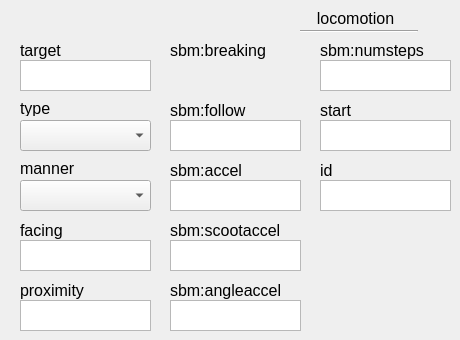
    <widget class="QWidget" name="locomotionTab">
     <attribute name="title">
      <string>locomotion</string>
     </attribute>
     <widget class="QPlainTextEdit" name="locomotionFacingBox">
      <property name="geometry">
       <rect>
        <x>20</x>
        <y>240</y>
        <width>131</width>
        <height>31</height>
       </rect>
      </property>
      <property name="accessibleName">
       <string>facing</string>
      </property>
     </widget>
     <widget class="QLabel" name="readyLabel_2">
      <property name="geometry">
       <rect>
        <x>20</x>
        <y>160</y>
        <width>71</width>
        <height>16</height>
       </rect>
      </property>
      <property name="font">
       <font>
        <pointsize>12</pointsize>
       </font>
      </property>
      <property name="text">
       <string>manner</string>
      </property>
      <property name="alignment">
       <set>Qt::AlignLeading|Qt::AlignLeft|Qt::AlignVCenter</set>
      </property>
     </widget>
     <widget class="QPlainTextEdit" name="locomotionTargetBox">
      <property name="geometry">
       <rect>
        <x>20</x>
        <y>60</y>
        <width>131</width>
        <height>31</height>
       </rect>
      </property>
      <property name="accessibleName">
       <string>target</string>
      </property>
     </widget>
     <widget class="QLabel" name="idLabel_3">
      <property name="geometry">
       <rect>
        <x>20</x>
        <y>220</y>
        <width>51</width>
        <height>21</height>
       </rect>
      </property>
      <property name="font">
       <font>
        <pointsize>12</pointsize>
       </font>
      </property>
      <property name="text">
       <string>facing</string>
      </property>
      <property name="alignment">
       <set>Qt::AlignLeading|Qt::AlignLeft|Qt::AlignVCenter</set>
      </property>
     </widget>
     <widget class="QPlainTextEdit" name="locomotionFollowBox">
      <property name="geometry">
       <rect>
        <x>170</x>
        <y>120</y>
        <width>131</width>
        <height>31</height>
       </rect>
      </property>
      <property name="accessibleName">
       <string>sbm:follow</string>
      </property>
     </widget>
     <widget class="QLabel" name="startLabel_2">
      <property name="geometry">
       <rect>
        <x>20</x>
        <y>100</y>
        <width>41</width>
        <height>16</height>
       </rect>
      </property>
      <property name="font">
       <font>
        <pointsize>12</pointsize>
       </font>
      </property>
      <property name="text">
       <string>type</string>
      </property>
      <property name="alignment">
       <set>Qt::AlignLeading|Qt::AlignLeft|Qt::AlignVCenter</set>
      </property>
     </widget>
     <widget class="QLabel" name="postureLabel_2">
      <property name="geometry">
       <rect>
        <x>20</x>
        <y>40</y>
        <width>61</width>
        <height>20</height>
       </rect>
      </property>
      <property name="font">
       <font>
        <pointsize>12</pointsize>
       </font>
      </property>
      <property name="text">
       <string>target</string>
      </property>
      <property name="alignment">
       <set>Qt::AlignLeading|Qt::AlignLeft|Qt::AlignVCenter</set>
      </property>
     </widget>
     <widget class="QPlainTextEdit" name="locomotionAccelBox">
      <property name="geometry">
       <rect>
        <x>170</x>
        <y>180</y>
        <width>131</width>
        <height>31</height>
       </rect>
      </property>
      <property name="accessibleName">
       <string>sbm:accel</string>
      </property>
     </widget>
     <widget class="Line" name="line_2">
      <property name="geometry">
       <rect>
        <x>300</x>
        <y>30</y>
        <width>118</width>
        <height>3</height>
       </rect>
      </property>
      <property name="orientation">
       <enum>Qt::Horizontal</enum>
      </property>
     </widget>
     <widget class="QLabel" name="idLabel_4">
      <property name="geometry">
       <rect>
        <x>310</x>
        <y>10</y>
        <width>91</width>
        <height>16</height>
       </rect>
      </property>
      <property name="font">
       <font>
        <pointsize>12</pointsize>
       </font>
      </property>
      <property name="text">
       <string>locomotion</string>
      </property>
      <property name="alignment">
       <set>Qt::AlignCenter</set>
      </property>
     </widget>
     <widget class="QLabel" name="idLabel_5">
      <property name="geometry">
       <rect>
        <x>20</x>
        <y>280</y>
        <width>71</width>
        <height>21</height>
       </rect>
      </property>
      <property name="font">
       <font>
        <pointsize>12</pointsize>
       </font>
      </property>
      <property name="text">
       <string>proximity</string>
      </property>
      <property name="alignment">
       <set>Qt::AlignLeading|Qt::AlignLeft|Qt::AlignVCenter</set>
      </property>
     </widget>
     <widget class="QLabel" name="idLabel_6">
      <property name="geometry">
       <rect>
        <x>170</x>
        <y>100</y>
        <width>81</width>
        <height>21</height>
       </rect>
      </property>
      <property name="font">
       <font>
        <pointsize>12</pointsize>
       </font>
      </property>
      <property name="text">
       <string>sbm:follow</string>
      </property>
      <property name="alignment">
       <set>Qt::AlignLeading|Qt::AlignLeft|Qt::AlignVCenter</set>
      </property>
     </widget>
     <widget class="QLabel" name="idLabel_7">
      <property name="geometry">
       <rect>
        <x>170</x>
        <y>160</y>
        <width>81</width>
        <height>21</height>
       </rect>
      </property>
      <property name="font">
       <font>
        <pointsize>12</pointsize>
       </font>
      </property>
      <property name="text">
       <string>sbm:accel</string>
      </property>
      <property name="alignment">
       <set>Qt::AlignLeading|Qt::AlignLeft|Qt::AlignVCenter</set>
      </property>
     </widget>
     <widget class="QLabel" name="idLabel_8">
      <property name="geometry">
       <rect>
        <x>170</x>
        <y>220</y>
        <width>121</width>
        <height>21</height>
       </rect>
      </property>
      <property name="font">
       <font>
        <pointsize>12</pointsize>
       </font>
      </property>
      <property name="text">
       <string>sbm:scootaccel</string>
      </property>
      <property name="alignment">
       <set>Qt::AlignLeading|Qt::AlignLeft|Qt::AlignVCenter</set>
      </property>
     </widget>
     <widget class="QLabel" name="idLabel_9">
      <property name="geometry">
       <rect>
        <x>170</x>
        <y>280</y>
        <width>121</width>
        <height>21</height>
       </rect>
      </property>
      <property name="font">
       <font>
        <pointsize>12</pointsize>
       </font>
      </property>
      <property name="text">
       <string>sbm:angleaccel</string>
      </property>
      <property name="alignment">
       <set>Qt::AlignLeading|Qt::AlignLeft|Qt::AlignVCenter</set>
      </property>
     </widget>
     <widget class="QLabel" name="idLabel_10">
      <property name="geometry">
       <rect>
        <x>320</x>
        <y>40</y>
        <width>121</width>
        <height>21</height>
       </rect>
      </property>
      <property name="font">
       <font>
        <pointsize>12</pointsize>
       </font>
      </property>
      <property name="text">
       <string>sbm:numsteps</string>
      </property>
      <property name="alignment">
       <set>Qt::AlignLeading|Qt::AlignLeft|Qt::AlignVCenter</set>
      </property>
     </widget>
     <widget class="QLabel" name="idLabel_11">
      <property name="geometry">
       <rect>
        <x>320</x>
        <y>100</y>
        <width>121</width>
        <height>21</height>
       </rect>
      </property>
      <property name="font">
       <font>
        <pointsize>12</pointsize>
       </font>
      </property>
      <property name="text">
       <string>start</string>
      </property>
      <property name="alignment">
       <set>Qt::AlignLeading|Qt::AlignLeft|Qt::AlignVCenter</set>
      </property>
     </widget>
     <widget class="QLabel" name="idLabel_12">
      <property name="geometry">
       <rect>
        <x>320</x>
        <y>160</y>
        <width>121</width>
        <height>21</height>
       </rect>
      </property>
      <property name="font">
       <font>
        <pointsize>12</pointsize>
       </font>
      </property>
      <property name="text">
       <string>id</string>
      </property>
      <property name="alignment">
       <set>Qt::AlignLeading|Qt::AlignLeft|Qt::AlignVCenter</set>
      </property>
     </widget>
     <widget class="QComboBox" name="locomotionTypeBox">
      <property name="geometry">
       <rect>
        <x>20</x>
        <y>120</y>
        <width>131</width>
        <height>31</height>
       </rect>
      </property>
      <property name="accessibleName">
       <string>type</string>
      </property>
     </widget>
     <widget class="QComboBox" name="locomotionMannerBox">
      <property name="geometry">
       <rect>
        <x>20</x>
        <y>180</y>
        <width>131</width>
        <height>31</height>
       </rect>
      </property>
      <property name="accessibleName">
       <string>manner</string>
      </property>
     </widget>
     <widget class="QLabel" name="idLabel_13">
      <property name="geometry">
       <rect>
        <x>170</x>
        <y>40</y>
        <width>101</width>
        <height>21</height>
       </rect>
      </property>
      <property name="font">
       <font>
        <pointsize>12</pointsize>
       </font>
      </property>
      <property name="text">
       <string>sbm:breaking</string>
      </property>
      <property name="alignment">
       <set>Qt::AlignLeading|Qt::AlignLeft|Qt::AlignVCenter</set>
      </property>
     </widget>
     <widget class="QPlainTextEdit" name="locomotionProximityBox">
      <property name="geometry">
       <rect>
        <x>20</x>
        <y>300</y>
        <width>131</width>
        <height>31</height>
       </rect>
      </property>
      <property name="accessibleName">
       <string>proximity</string>
      </property>
     </widget>
     <widget class="QPlainTextEdit" name="locomotionScootAccelBox">
      <property name="geometry">
       <rect>
        <x>170</x>
        <y>240</y>
        <width>131</width>
        <height>31</height>
       </rect>
      </property>
      <property name="accessibleName">
       <string>sbm:scootaccel</string>
      </property>
     </widget>
     <widget class="QPlainTextEdit" name="locomotionAngleAccelBox">
      <property name="geometry">
       <rect>
        <x>170</x>
        <y>300</y>
        <width>131</width>
        <height>31</height>
       </rect>
      </property>
      <property name="accessibleName">
       <string>sbm:angleaccel</string>
      </property>
     </widget>
     <widget class="QPlainTextEdit" name="locomotionNumStepsBox">
      <property name="geometry">
       <rect>
        <x>320</x>
        <y>60</y>
        <width>131</width>
        <height>31</height>
       </rect>
      </property>
      <property name="accessibleName">
       <string>sbm:numsteps</string>
      </property>
     </widget>
     <widget class="QPlainTextEdit" name="locomotionStartBox">
      <property name="geometry">
       <rect>
        <x>320</x>
        <y>120</y>
        <width>131</width>
        <height>31</height>
       </rect>
      </property>
      <property name="accessibleName">
       <string>start</string>
      </property>
     </widget>
     <widget class="QPlainTextEdit" name="locomotionIdBox">
      <property name="geometry">
       <rect>
        <x>320</x>
        <y>180</y>
        <width>131</width>
        <height>31</height>
       </rect>
      </property>
      <property name="accessibleName">
       <string>id</string>
      </property>
     </widget>
    </widget>
